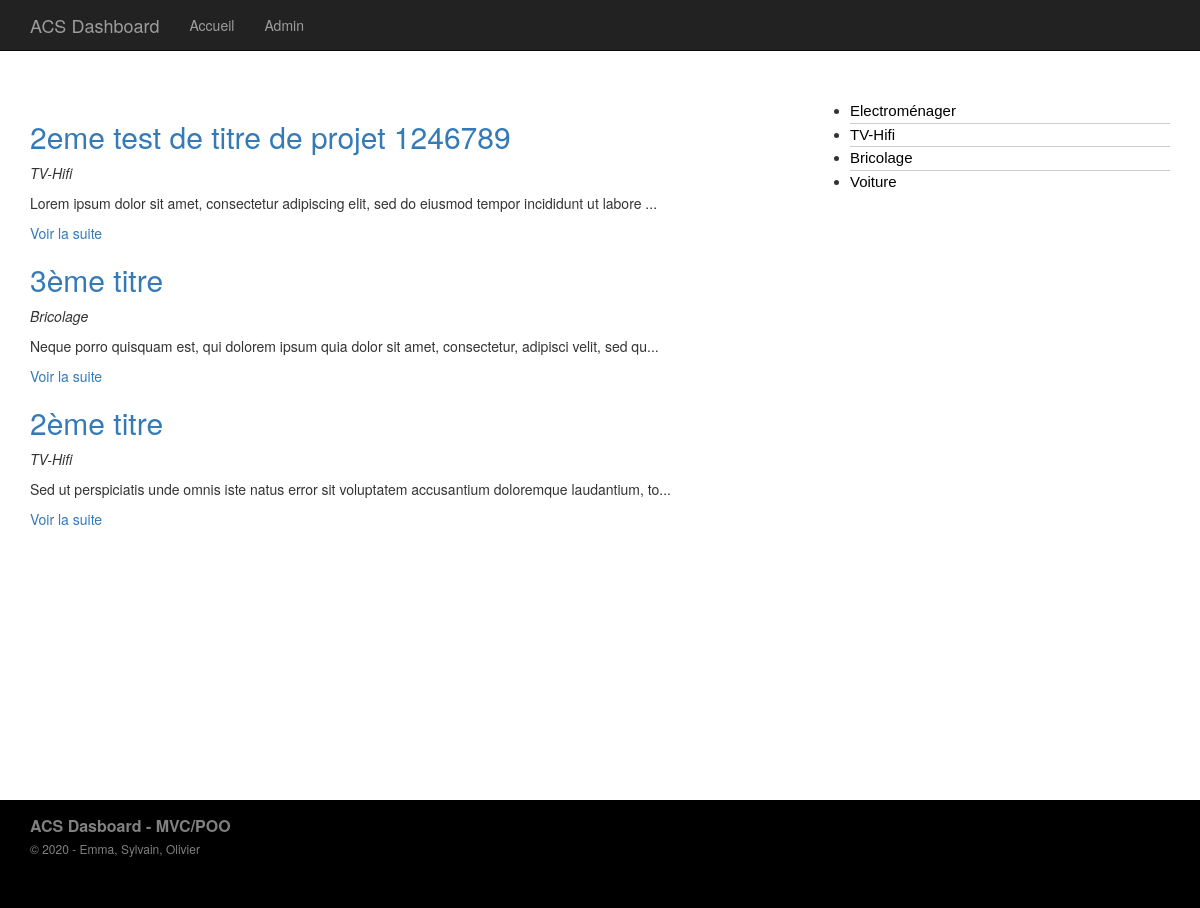
The app's page /, older data.
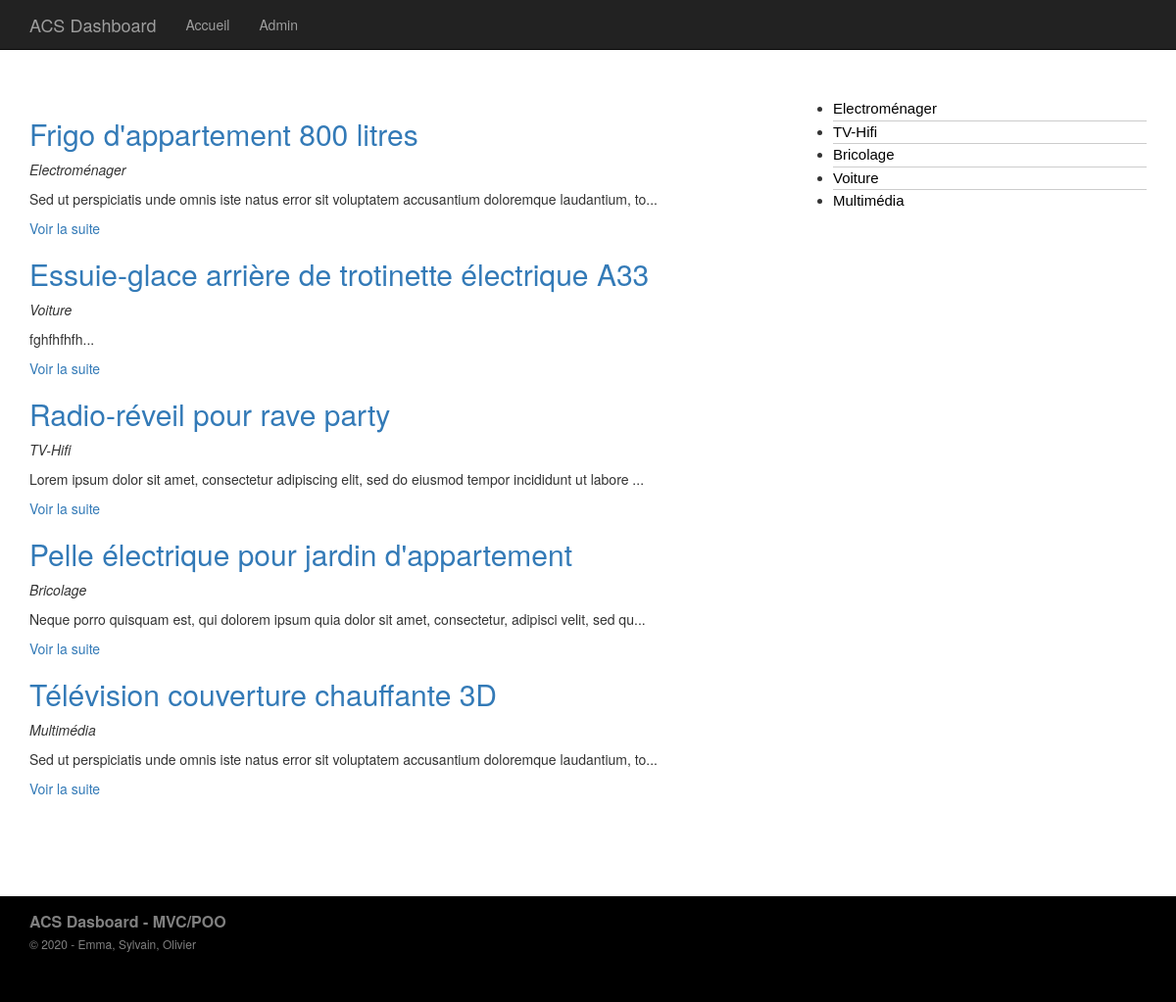
The same page, newer data.
### tables this page shows
CREATE TABLE IF NOT EXISTS `articles` (
  `id` int(11) NOT NULL AUTO_INCREMENT,
  `titre` varchar(255) DEFAULT NULL,
  `lieuachat` varchar(255) DEFAULT NULL,
  `adresseachat` varchar(255) DEFAULT NULL,
  `urlachat` varchar(255) DEFAULT NULL,
  `ref` varchar(255) NOT NULL,
  `dateachat` varchar(20) NOT NULL,
  `datefingarantie` varchar(20) NOT NULL,
  `category_id` int(11) DEFAULT NULL,
  `prix` int(10) NOT NULL DEFAULT 0,
  `conseilsentretien` longtext DEFAULT NULL,
  `phototicketachat` varchar(255) DEFAULT NULL,
  `manuelutilisation` longtext DEFAULT NULL,
  PRIMARY KEY (`id`)
);

CREATE TABLE IF NOT EXISTS `categories` (
  `id` int(11) NOT NULL AUTO_INCREMENT,
  `titre` varchar(255) DEFAULT NULL,
  PRIMARY KEY (`id`)
);

### core/Controller/Controller.php (called while the page is built, shortened)
<?php
    class Controller
    {
        protected $viewPath;
        protected $template;
        protected function render($view, $variables = [])
        {
            extract($variables);
            require($this->viewPath . str_replace('.', '/', $view) . '.php');
            $content = ob_get_clean();
            require($this->viewPath . 'templates/' . $this->template . '.php');
        }
    }

### app/Controller/PostsController.php (called while the page is built, shortened)
<?php
    class PostsController extends AppController
    {
        public function index()
        {
            $posts = $this->Post->last();
            $categories = $this->Category->all();
            $this->render('posts.index', compact('posts', 'categories'));
        }
    }

### public/index.php (called while the page is built, shortened)
<?php
    if (isset($_GET['p'])) {
        $page = $_GET['p'];
    } else {
        $page = 'posts.index';
    }
    $page = explode('.', $page);
    if ($page[0] == 'admin') {
        $controller = '\App\Controller\Admin\\' . ucfirst($page[1]) . 'Controller';
        $action = $page[2];
    } else {
        $action = $page[1];
    }
    $controller = new $controller();
    $controller->$action();

### core/Table/Table.php (called while the page is built, shortened)
<?php
    class Table
    {
        protected $table;
        protected $db;
        public function __construct(Database $db)
        {
            $this->db = $db;
        }
        public function all()
        {
            return $this->query("SELECT * FROM " . $this->table);
        }
        public function query($statement, $attributes = null, $one = false)
        {
            if ($attributes) {
                return $this->db->prepare(
                    $statement,
                    $attributes,
                    str_replace('Table', 'Entity', get_class($this)),
                    $one
                );
            } else {
                return $this->db->query(
                    $statement,
                    str_replace('Table', 'Entity', get_class($this)),
                     $one
                );
            }
        }
    }

### core/Database/MysqlDatabase.php (called while the page is built, shortened)
<?php
    class MysqlDatabase extends Database
    {
        private $pdo;
        private function getPDO()
        {
            if ($this->pdo === null) {
                $pdo = new PDO('mysql:dbname=mvc-blog;host=localhost', 'root', '');
                $pdo->setAttribute(PDO::ATTR_ERRMODE, PDO::ERRMODE_EXCEPTION);
                $this->pdo = $pdo;
            }
            return $this->pdo;
        }
        public function query($statement, $class_name = null, $one = false)
        {
            $req = $this->getPDO()->query($statement);
            if ($class_name === null) {
                $req->setFetchMode(PDO::FETCH_OBJ);
            } else {
                $req->setFetchMode(PDO::FETCH_CLASS, $class_name);
            }
            if ($one) {
                $datas = $req->fetch();
            }
            else {
                $datas = $req->fetchAll();
            }
            return $datas;
        }
    }

### app/Table/PostTable.php (called while the page is built, shortened)
<?php
    class PostTable extends Table
    {
        public function last()
        {
            return $this->query("
                SELECT articles.id, articles.titre, articles.lieuachat, articles.adresseachat, articles.urlachat, articles.ref, articles.dateachat, articles.datefingarantie, articles.prix, articles.conseilsentretien, articles.phototicketachat, articles.manuelutilisation, categories.titre as categorie
                FROM articles
                LEFT JOIN categories ON category_id = categories.id
                ORDER BY articles.id DESC
            ");
        }
    }

### app/Autoloader.php (called while the page is built, shortened)
<?php
  class Autoloader
  {
      public static function autoload($class)
      {
          if (strpos($class, __NAMESPACE__ . '\\') === 0) {
              $class = str_replace(__NAMESPACE__ . '\\', '', $class);
              $class = str_replace('\\', '/', $class);
          }
      }
  }

### core/Autoloader.php (called while the page is built, shortened)
<?php
  class Autoloader
  {
      public static function autoload($class)
      {
          if (strpos($class, __NAMESPACE__ . '\\') === 0) {
              $class = str_replace(__NAMESPACE__ . '\\', '', $class);
              $class = str_replace('\\', '/', $class);
          }
      }
  }

### core/Entity/Entity.php (called while the page is built, shortened)
<?php
    class Entity
    {
        public function __get($key)
        {
            $method = 'get' . ucfirst($key);
            $this->$key = $this->$method();
            return $this->$key;
        }
    }

### app/Entity/CategoryEntity.php (called while the page is built, shortened)
<?php
    class CategoryEntity extends Entity
    {
        public function getUrl()
        {
            return 'index.php?p=posts.category&id=' . $this->id;
        }
    }

### app/Views/posts/index.php (the view)
<div class="row">
	<div class="col-sm-8">
		<?php
            foreach ($posts as $post) :
        ?>
		        <h2><a href="<?= $post->url; ?>"><?= $post->titre; ?></a></h2>
		        <p><em><?= $post->categorie; ?></em></p>
		        <p><?= $post->extrait; ?></p>
		<?php endforeach; ?>
	</div>
	<div class="col-sm-4">
	    <ul class="list">
	    	<?php foreach ($categories as $categorie) : ?>
            	<li><a href="<?= $categorie->url; ?>"><?= $categorie->titre; ?></a></li>
       		<?php endforeach; ?>
	    </ul>
	</div>
</div>

### app/Entity/PostEntity.php (shortened to what this page needs)
<?php
    class PostEntity extends Entity
    {
        public function getUrl()
        {
            return 'index.php?p=posts.single&id=' . $this->id;
        }
        public function getExtrait()
        {
            $html = '<p>' . substr($this->manuelutilisation, 0, 100) . '...</p>';
            $html .= '<p><a href="' . $this->getUrl() . '">Voir la suite</a></p>';
            return $html;
        }
    }

### app/Views/templates/includes/header.php (shortened to what this page needs)
<!DOCTYPE html>
<html lang="en">
    <head>
        <link href="https://maxcdn.bootstrapcdn.com/bootstrap/3.3.7/css/bootstrap.min.css" rel="stylesheet">
        <link rel="stylesheet" href="../public/css/style.css">
    </head>
    <body>
        <nav class="navbar navbar-inverse navbar-fixed-top">
            <div class="container">
                <div class="navbar-header">
                    <a class="navbar-brand" href="index.php">ACS Dashboard</a>
                </div>
                <div id="navbar" class="collapse navbar-collapse">
                    <ul class="nav navbar-nav">

### app/Views/templates/default.php
<?php include("includes/header.php"); ?>
    <li><a href="index.php">Accueil</a></li>
    <?php if (isset($_GET['p'])) : ?>
        <?php switch ($_GET['p']) :
            case 'posts.single': ?>
                <li><a href="index.php?p=admin.posts.index">Admin</a></li>
                <?php break; ?>
            <?php case "posts.category": ?>
                <li><a href="index.php?p=admin.posts.index">Admin</a></li>
                <?php break; ?>
            <?php default: ?>
                <li><a href="index.php?p=admin.posts.index">Articles</a></li>
                <li><a href="index.php?p=admin.categories.index">Catégories</a></li>
                <?php
                if (isset($_SESSION['auth'])) {
                    ?>
                  <li><a href="index.php?p=users.logout">Déconnexion</a></li>
                <?php
                }
                ?>
        <?php endswitch; ?>
    <?php else : ?>
        <li><a href="index.php?p=admin.posts.index">Admin</a></li>
    <?php endif; ?>
<?php include("includes/footer.php"); ?>

### app/Views/templates/includes/footer.php
                    </ul>
                </div>
            </div>
        </nav>
        <div class="container" style="min-height: 100vh;">
            <div class="starter-template" style="padding-top: 100px; padding-bottom: 70px;">
                <?php
                echo $content;
                ?>
                <br>
            </div>
        </div>
        <div class="container-fluid" style="background-color: black; color: grey;">
          <div class="container">
            <div class="row">
              <div class="col" style="padding: 15px 15px 50px 15px;">
                  <span style="font-weight: bold; font-size: 16px;">ACS Dasboard - MVC/POO</span>
                  <br>
                <span style="font-size: 12px;">&copy; 2020 - Emma, Sylvain, Olivier</span>
              </div>
            </div>
          </div>
        </div>
    </body>
</html>

### public/css/style.css (style rules this page uses)
.list li { font: 200 15px/1.5 Helvetica, Verdana, sans-serif; border-bottom: 1px solid #ccc; }
.list li:last-child { border: none; }
.list li a { text-decoration: none; color: #000; display: block; width: 200px; -webkit-transition: font-size 0.3s ease, background-color 0.3s ease; -moz-transition: font-size 0.3s ease, background-color 0.3s ease; -o-transition: font-size 0.3s ease, background-color 0.3s ease; -ms-transition: font-size 0.3s ease, background-color 0.3s ease; transition: font-size 0.3s ease, background-color 0.3s ease; }

Row changes from the older to the newer data that the page shows:
added articles: titre "Frigo d'appartement 800 litres", category.titre "Electroménager", manuelutilisation "Sed ut perspiciatis unde omnis iste natus error sit voluptatem accusantium doloremque laudantium, to"
changed articles: titre "2eme test de titre de projet 1246789" → "Essuie-glace arrière de trotinette électrique A33"; category.titre "TV-Hifi" → "Voiture"; manuelutilisation "Lorem ipsum dolor sit amet, consectetur adipiscing elit, sed do eiusmod tempor incididunt ut labore" → "fghfhfhfh"
changed articles: titre "3ème titre" → "Radio-réveil pour rave party"; category.titre "Bricolage" → "TV-Hifi"; manuelutilisation "Neque porro quisquam est, qui dolorem ipsum quia dolor sit amet, consectetur, adipisci velit, sed qu" → "Lorem ipsum dolor sit amet, consectetur adipiscing elit, sed do eiusmod tempor incididunt ut labore"
changed articles: titre "2ème titre" → "Pelle électrique pour jardin d'appartement"; category.titre "TV-Hifi" → "Bricolage"; manuelutilisation "Sed ut perspiciatis unde omnis iste natus error sit voluptatem accusantium doloremque laudantium, to" → "Neque porro quisquam est, qui dolorem ipsum quia dolor sit amet, consectetur, adipisci velit, sed qu"
added articles: titre "Télévision couverture chauffante 3D", category.titre "Multimédia", manuelutilisation "Sed ut perspiciatis unde omnis iste natus error sit voluptatem accusantium doloremque laudantium, to"
added categories: titre "Multimédia"
